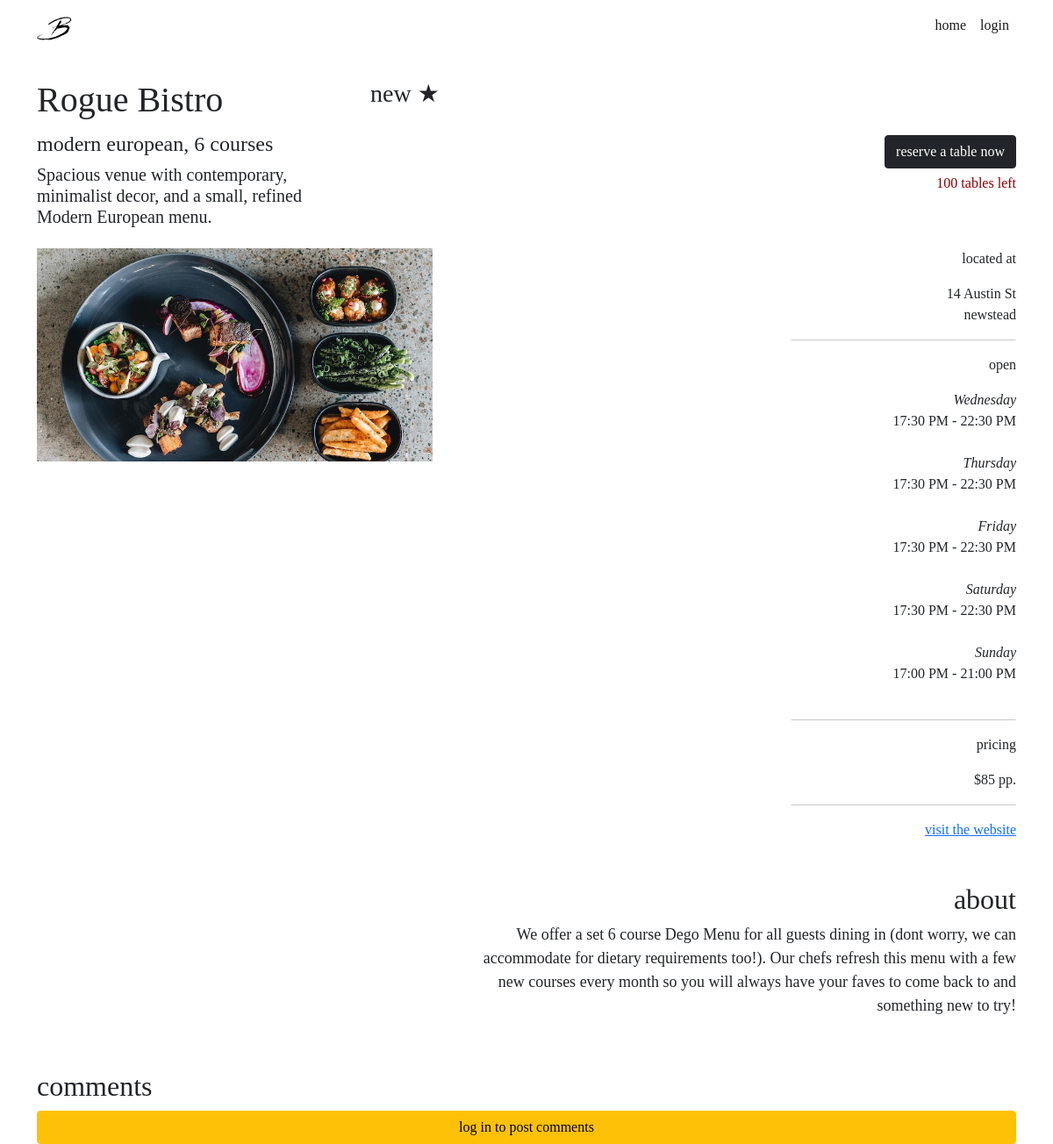
The page /restaurants/5 on the database its author committed.
### website/models.py (models this page shows, shortened)
class Restaurant(db.Model):
    __tablename__ = 'restaurants'
    __table_args__ = {'extend_existing': True}
    restaurant_id = db.Column(db.Integer, primary_key=True)
    name = db.Column(db.String(100), nullable=False)
    street = db.Column(db.String(150), nullable=False)
    suburb = db.Column(db.String(50), nullable=False)
    max_reservations = db.Column(db.Integer)
    caption = db.Column(db.String(200), nullable=False)
    description = db.Column(db.String(400), nullable=False)
    price = db.Column(db.Integer)
    cuisine_type = db.Column(db.String(30), nullable=False)
    num_courses = db.Column(db.Integer, nullable=False)
    website = db.Column(db.String(400))
    image = db.Column(db.String(400), nullable=False)
    comments = db.relationship('Comment', backref='restaurant', cascade="all, delete-orphan")
    statuses = db.relationship('RestaurantStatus', backref='restaurant', cascade="all, delete-orphan" )
    opening_hours = db.relationship('RestaurantOpeningHours', backref='restaurant', cascade="all, delete-orphan")
    reservations = db.relationship('Reservation', backref='restaurant', cascade="all, delete-orphan")
    user_id = db.Column(db.Integer, db.ForeignKey('users.id'))

class RestaurantOpeningHours(db.Model):
    __tablename__ = 'restaurantopeninghours'
    __table_args__ = {'extend_existing': True}
    restaurant_opening_hours_id = db.Column(db.Integer, primary_key=True)
    day_of_the_week = db.Column(db.String, nullable=False)
    start_time = db.Column(db.Time, nullable=False)
    end_time = db.Column(db.Time, nullable=False)
    restaurant_id = db.Column(db.Integer, db.ForeignKey('restaurants.restaurant_id'))

### website/views.py (the view)
@restaurant_bp.route('/<id>')
def restaurant(id):
    comment_form = CommentForm()
    reservation_form = ReservationForm()
    restaurant = Restaurant.query.filter_by(restaurant_id = id).first()
    space = restaurant_space(restaurant, date.today())
    return render_template("restaurant.html", restaurant=restaurant, comment_form=comment_form, reservation_form=reservation_form, space=space, open_today = check_open_today(restaurant, date.today()))

### website/views.py (called while the page is built)
def restaurant_space(restaurant, space_on_date):
    current_booking_quantity = 0
    for reservation in restaurant.reservations:
        if (reservation.reservation_time.date() == space_on_date):
            current_booking_quantity += reservation.quantity
    return restaurant.max_reservations - current_booking_quantity

def check_open_today(restaurant, time_to_check):
    for day_tuple in restaurant.opening_hours:
        if (day_tuple.day_of_the_week.lower() == time_to_check.strftime("%A").lower()):
            return True
    return False

### website/templates/restaurant.html (shortened to what this page needs)
{% extends 'base.html' %}
{% block content %}
<div class="container">
    <div class="row mt-4 mb-1">
        <div class="col-lg-4 col-sm-4">
            <h1>{{ restaurant.name }}</h1>
        </div>
        <div class="col-lg-8 col-sm-8 rating">
            {% set average = [] %}
            <h3> {% if average|count > 0 %}
                {{ average | sum / average | count}}
                {% else %}
                new
                {% endif %}&#9733;</h3>
        </div>
    </div>
    <div class="row">
        <div class="col-lg-4 col-sm-6">
            <h4>{% if restaurant.cuisine_type == "None" %}
                variety{% else %}{{restaurant.cuisine_type}}{%endif%}, {{restaurant.num_courses}} courses</h4>
            <h5>{{ restaurant.caption }}</h5>
        </div>
        <div class="col-lg-8 col-sm-6 btn-align mt-1">
            {% import 'reservation.html' as reservation %}
            {{reservation.reservation_creation(restaurant, reservation_form)}}
            <p class="seat-alert">
                {% if (restaurant.statuses[-1].status == "upcoming") and open_today %}
                {{ space }} tables left
                {% else %}
                {% if restaurant.statuses[-1].status == "booked" %}
                booked out
                {% else %}
                {{ restaurant.statuses[-1].status }}
                {% endif %}
                {% endif %}
            </p>
        </div>
    </div>
    <div class="row mt-3 mb-3">
        <div class="col-lg-5 col-sm-6">
            <img src="{{ restaurant.image }}" class="img-fluid">
        </div>
        <div class="col-lg-7 col-sm-6 info-align mt-3 mt-xl-0">
            <p class="info-heading">
                located at
            </p>
            <p>
                {{ restaurant.street }}<br> {{ restaurant.suburb }}
            </p>
            <hr class="info-line">
            <p class="info-heading">
                {% if open_today and
                (restaurant.statuses[-1].status == "upcoming" or restaurant.statuses[-1].status == "booked") %}
                open
                {% else %}
                closed
                {% endif %}
            </p>
            <p>
                {% for open_time in restaurant.opening_hours%}
                <i>{{ open_time.day_of_the_week }}</i>
                <br>{{open_time.start_time.strftime("%H:%M %p")}} - {{open_time.end_time.strftime("%H:%M %p")}}
                <br><br>
                {% endfor %}
            </p>
            <hr class="info-line">
            <p class="info-heading">
                pricing
            </p>
            <p>
                ${{ restaurant.price }} pp.
            </p>
            <hr class="info-line">
            <a href="{{ restaurant.website}}">visit the website</a>
            <br><br><br>
            <h2 align="right">about</h2>
            <p class="about">
                {{ restaurant.description }}<br><br>
            </p>
        </div>
    </div>
</div>
<div class="container">
    <div class="row mt-1">
        <div class="col-lg-2">
            <h2>comments</h2>
        </div>
    </div>
    {% if current_user.is_authenticated %}
    <form method="post" action="{{url_for('restaurants.restaurant', id=restaurant.restaurant_id)}}/comment">
        {{ comment_form.csrf_token }}
        <div class="row mt-3 mb-2">
            <div class="col-10">
                {{comment_form.text.label (class="form-label") }}
                {{comment_form.text (class="form-control")}}
            </div>
        </div>
        <div class="col-6 col-sm-3">
            {{comment_form.user_rating.label (class="form-label") }}
            {{comment_form.user_rating (class="form-control")}}
        </div>
        <div class="col-6 col-sm-3">
            {{ comment_form.submit (class="btn btn-outline-dark my-2") }}
        </div>
    </form>
    {% else %}
    <div class="d-grid gap-2">
        <a class="btn btn-warning bg-warning" type="button" href="{{ url_for('auth.login') }}">log in to post comments</a>
    </div>
    {% endif %}
</div>
{% endblock %}

### website/static/css/stylesheet.css (style rules this page uses)
body { font-family: Didot, Palatino, Perpetua, serif; }
.btn-align { text-align: right }
.info-align { text-align: right; }
.info-line { width: 40%; transform: translateX(150%); }
p.info-heading { font-weight: 500; }
p.about { text-align: right; margin-left: auto; font-size: 18px; }
p.seat-alert { color: darkred; margin-top: 5px; }
.rating { text-align: left; }

### rows shown on the page
Restaurant: name "Rogue Bistro", cuisine_type "modern european", num_courses "6", caption "Spacious venue with contemporary, minimalist decor, and a small, refined Modern European menu.", image (picture), street "14 Austin St", suburb "newstead", price "85", description "We offer a set 6 course Dego Menu for all guests dining in (dont worry, we can accommodate for dietary requirements too!). Our chefs refresh this menu with a few new courses every month so you will always have your faves to come back to and something new to try!"
RestaurantOpeningHours: day_of_the_week "Wednesday", start_time "17:30 PM", end_time "22:30 PM"
RestaurantOpeningHours: day_of_the_week "Thursday", start_time "17:30 PM", end_time "22:30 PM"
RestaurantOpeningHours: day_of_the_week "Friday", start_time "17:30 PM", end_time "22:30 PM"
RestaurantOpeningHours: day_of_the_week "Saturday", start_time "17:30 PM", end_time "22:30 PM"
RestaurantOpeningHours: day_of_the_week "Sunday", start_time "17:00 PM", end_time "21:00 PM"

### other values the page prints
{{ space }} "100"
